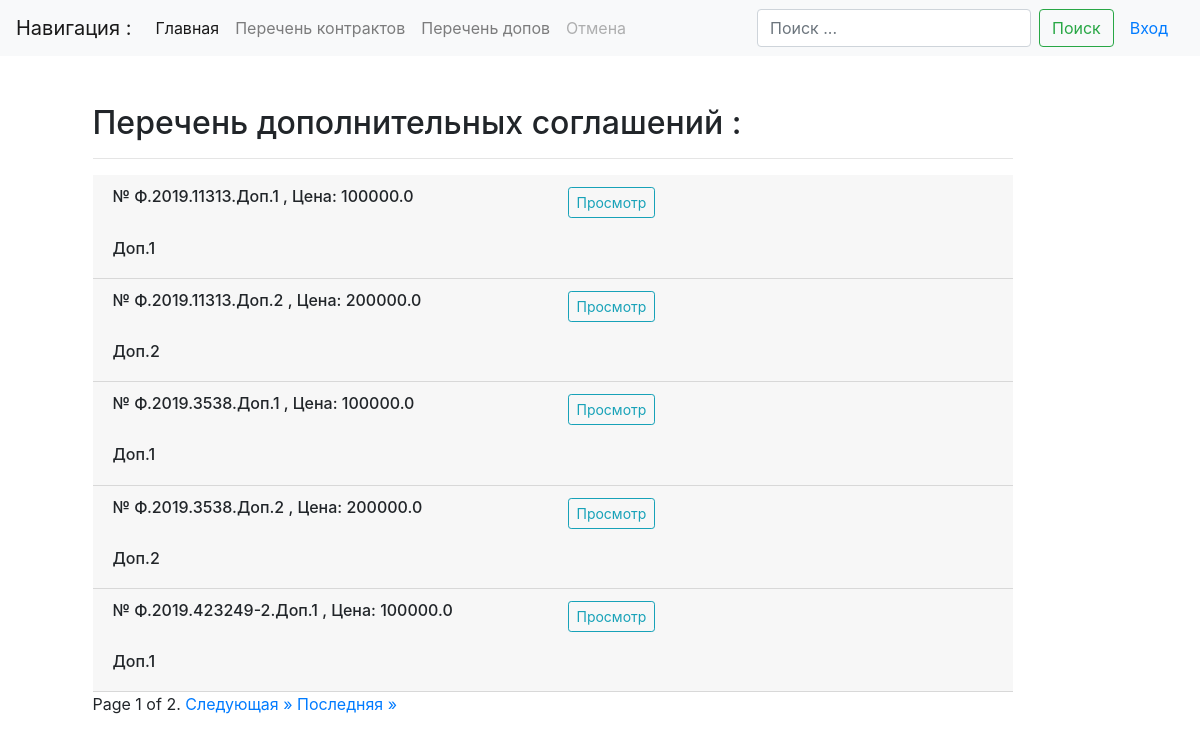
The page /dops/ on the database its author committed.
### main/models.py (models this page shows, shortened)
class Reestr(models.Model):
    num_izv = models.CharField(max_length=20, db_index=True, verbose_name='Номер извещения', default='-')
    nc_contract = models.CharField(max_length=30, db_index=True, verbose_name='Номер карточки контракта',
                                   default='-')
    num_contract = models.CharField(max_length=20, db_index=True, verbose_name='Номер контракта', default='-')
    name_object = models.CharField(max_length=500, db_index=True, verbose_name='Наименование объекта закупки',
                                   default='-')
    type_doc = models.ForeignKey(TypeDoc, on_delete=models.DO_NOTHING, verbose_name='Документ', default='-')
    y_contract = models.CharField(max_length=4, verbose_name='Год ввода', default='1970')
    nmck = models.FloatField(max_length=50, verbose_name='НМЦ')
    c_contract = models.FloatField(max_length=50, verbose_name='Цена контракта')
    econom = models.FloatField(max_length=50, verbose_name='Экономия')
    proc_econom = models.FloatField(max_length=6, verbose_name='Процент экономии')
    ini_contract = models.ForeignKey(Initiator, on_delete=models.DO_NOTHING, verbose_name='Инициатор', default='-')
    uch_contract = models.CharField(max_length=200, db_index=True, verbose_name='Участник', default='-')
    in_contract = models.CharField(max_length=10, null=True, verbose_name='Дата подписания контракта')
    in_work = models.CharField(max_length=10, null=True, verbose_name='Дата начала работ')
    out_work = models.CharField(max_length=10, null=True, verbose_name='Дата окончания работ')
    stat_contract = models.ForeignKey(Status_Contract, on_delete=models.DO_NOTHING, verbose_name='Статус', default='-')
    work_contract = models.BooleanField('В работе')
    failures = models.BooleanField('Срыв сроков')
    executed = models.BooleanField('Исполнен')
    data_stamp = models.DateTimeField(auto_now_add=True)
    class Meta:
        verbose_name = "Госконтракт"
        verbose_name_plural = "Госконтракты"
        ordering = ('y_contract', 'num_contract',)  # сортировка

### main/views.py (the view)
# urls.py: path('dops/', DopSListView.as_view(), name='dop-list'),
class DopSListView(ListView):
    model = Reestr
    queryset = Reestr.objects.all().filter(work_contract=True, type_doc=2)
    template_name = 'main/dop_list.html'
    paginate_by = 5

### templates/main/dop_list.html (shortened to what this page needs)
{% extends "base.html" %}
{% block content %}
<h2 class="mb-3">Перечень дополнительных соглашений :</h2><hr>
    {% for contract in reestr_list %}
        <div class="card-header">
            <div class="row">
                <div class="col-md-6" >
                    <h6> № {{ contract.num_contract }}  ,  Цена: {{ contract.c_contract}}</h6><br>
                    <h6> {{ contract.name_object }} </h6>
                </div>
                {% if user.is_authenticated %}
                    <div class="col-md-2"><a href="{% url 'dop-detail' contract.id %}" class="btn btn-sm btn-outline-info my-2 my-sm-0" role="group" aria-disabled="true">Просмотр</a></div>
                    <div class="col-md-2"><a href="{% url 'dop-pdf-view' contract.id %}" class="btn btn-sm btn-outline-info my-2 my-sm-0" role="group" aria-disabled="true">ПДФ</a></div>
                    <div class="col-md-2"><a href="{% url 'contract-update' contract.id %}" class="btn btn-sm btn-outline-danger my-2 my-sm-0" role="group" aria-disabled="true">Изменить</a></div>
                {% else %}
                    <div class="col-md-2"><a href="{% url 'dop-detail' contract.id %}" class="btn btn-sm btn-outline-info my-2 my-sm-0" role="group" aria-disabled="true">Просмотр</a></div>
                    <div class="col-md-2"></div>
                {% endif %}
            </div>
        </div>
    {% empty %}
        <h1>Список пуст!</h1>
    {% endfor %}
            {% block pagination %}
    {% if is_paginated %}
        <div class="pagination">
            <span class="step-links">
                <span class="current">
                    Page {{ page_obj.number }} of {{ paginator.num_pages }}.
                </span>
            {% if page_obj.has_next %}
                <a href="?page={{ page_obj.next_page_number }}">Следующая &raquo;</a>
                <a href="?page={{ page_obj.paginator.num_pages }}">Последняя &raquo;</a>
            {% endif %}
            </span>
        </div>
    {% endif %}
    {% endblock pagination%}
{% endblock content %}

### rows shown on the page
Reestr: num_contract "Ф.2019.11313.Доп.1", c_contract "100000.0", name_object "Доп.1"
Reestr: num_contract "Ф.2019.11313.Доп.2", c_contract "200000.0", name_object "Доп.2"
Reestr: num_contract "Ф.2019.3538.Доп.1", c_contract "100000.0", name_object "Доп.1"
Reestr: num_contract "Ф.2019.3538.Доп.2", c_contract "200000.0", name_object "Доп.2"
Reestr: num_contract "Ф.2019.423249-2.Доп.1", c_contract "100000.0", name_object "Доп.1"

### other values the page prints
{{ page_obj.number }} "1"
{{ paginator.num_pages }} "2"
